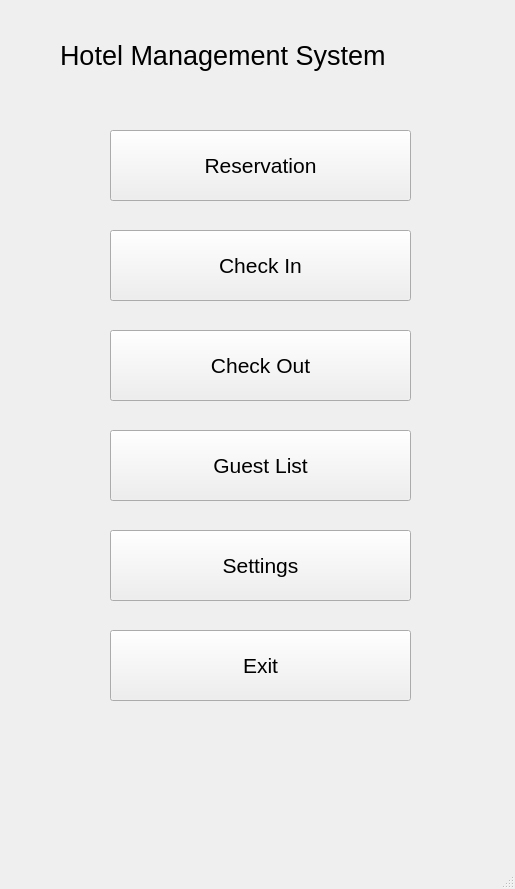
<?xml version="1.0" encoding="UTF-8"?>
<ui version="4.0">
 <class>MainWindow</class>
 <widget class="QMainWindow" name="MainWindow">
  <property name="geometry">
   <rect>
    <x>0</x>
    <y>0</y>
    <width>515</width>
    <height>889</height>
   </rect>
  </property>
  <property name="windowTitle">
   <string>MainWindow</string>
  </property>
  <widget class="QWidget" name="centralwidget">
   <widget class="QPushButton" name="checkin">
    <property name="geometry">
     <rect>
      <x>110</x>
      <y>230</y>
      <width>301</width>
      <height>71</height>
     </rect>
    </property>
    <property name="font">
     <font>
      <pointsize>16</pointsize>
     </font>
    </property>
    <property name="text">
     <string>Check In</string>
    </property>
   </widget>
   <widget class="QPushButton" name="checkout">
    <property name="geometry">
     <rect>
      <x>110</x>
      <y>330</y>
      <width>301</width>
      <height>71</height>
     </rect>
    </property>
    <property name="font">
     <font>
      <pointsize>16</pointsize>
     </font>
    </property>
    <property name="text">
     <string>Check Out</string>
    </property>
   </widget>
   <widget class="QPushButton" name="guestlist">
    <property name="geometry">
     <rect>
      <x>110</x>
      <y>430</y>
      <width>301</width>
      <height>71</height>
     </rect>
    </property>
    <property name="font">
     <font>
      <pointsize>16</pointsize>
     </font>
    </property>
    <property name="text">
     <string>Guest List</string>
    </property>
   </widget>
   <widget class="QPushButton" name="reservation">
    <property name="geometry">
     <rect>
      <x>110</x>
      <y>130</y>
      <width>301</width>
      <height>71</height>
     </rect>
    </property>
    <property name="font">
     <font>
      <pointsize>16</pointsize>
     </font>
    </property>
    <property name="text">
     <string>Reservation</string>
    </property>
   </widget>
   <widget class="QPushButton" name="exit">
    <property name="geometry">
     <rect>
      <x>110</x>
      <y>630</y>
      <width>301</width>
      <height>71</height>
     </rect>
    </property>
    <property name="font">
     <font>
      <pointsize>16</pointsize>
     </font>
    </property>
    <property name="text">
     <string>Exit</string>
    </property>
   </widget>
   <widget class="QLabel" name="hotel_label">
    <property name="geometry">
     <rect>
      <x>60</x>
      <y>30</y>
      <width>391</width>
      <height>51</height>
     </rect>
    </property>
    <property name="font">
     <font>
      <pointsize>20</pointsize>
     </font>
    </property>
    <property name="text">
     <string>Hotel Management System</string>
    </property>
   </widget>
   <widget class="QPushButton" name="settings">
    <property name="geometry">
     <rect>
      <x>110</x>
      <y>530</y>
      <width>301</width>
      <height>71</height>
     </rect>
    </property>
    <property name="font">
     <font>
      <pointsize>16</pointsize>
     </font>
    </property>
    <property name="text">
     <string>Settings</string>
    </property>
   </widget>
  </widget>
  <widget class="QStatusBar" name="statusbar"/>
 </widget>
 <resources/>
 <connections/>
</ui>
